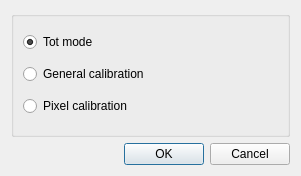
<?xml version="1.0" encoding="UTF-8"?>
<ui version="4.0">
 <class>SettingsClogFile</class>
 <widget class="QDialog" name="SettingsClogFile">
  <property name="geometry">
   <rect>
    <x>0</x>
    <y>0</y>
    <width>301</width>
    <height>176</height>
   </rect>
  </property>
  <property name="windowTitle">
   <string>Settings open clog file</string>
  </property>
  <layout class="QVBoxLayout" name="verticalLayout">
   <item>
    <widget class="QGroupBox" name="groupBox">
     <property name="title">
      <string/>
     </property>
     <layout class="QVBoxLayout" name="verticalLayout_2">
      <item>
       <widget class="QRadioButton" name="totMode">
        <property name="text">
         <string>Tot mode</string>
        </property>
        <property name="checked">
         <bool>true</bool>
        </property>
       </widget>
      </item>
      <item>
       <widget class="QRadioButton" name="generalCalibration">
        <property name="text">
         <string>General calibration</string>
        </property>
       </widget>
      </item>
      <item>
       <widget class="QRadioButton" name="pixelCalibration">
        <property name="text">
         <string>Pixel calibration</string>
        </property>
       </widget>
      </item>
     </layout>
    </widget>
   </item>
   <item>
    <widget class="QDialogButtonBox" name="buttonBox">
     <property name="orientation">
      <enum>Qt::Horizontal</enum>
     </property>
     <property name="standardButtons">
      <set>QDialogButtonBox::Cancel|QDialogButtonBox::Ok</set>
     </property>
    </widget>
   </item>
  </layout>
 </widget>
 <resources/>
 <connections>
  <connection>
   <sender>buttonBox</sender>
   <signal>accepted()</signal>
   <receiver>SettingsClogFile</receiver>
   <slot>accept()</slot>
   <hints>
    <hint type="sourcelabel">
     <x>248</x>
     <y>254</y>
    </hint>
    <hint type="destinationlabel">
     <x>157</x>
     <y>274</y>
    </hint>
   </hints>
  </connection>
  <connection>
   <sender>buttonBox</sender>
   <signal>rejected()</signal>
   <receiver>SettingsClogFile</receiver>
   <slot>reject()</slot>
   <hints>
    <hint type="sourcelabel">
     <x>316</x>
     <y>260</y>
    </hint>
    <hint type="destinationlabel">
     <x>286</x>
     <y>274</y>
    </hint>
   </hints>
  </connection>
 </connections>
</ui>
